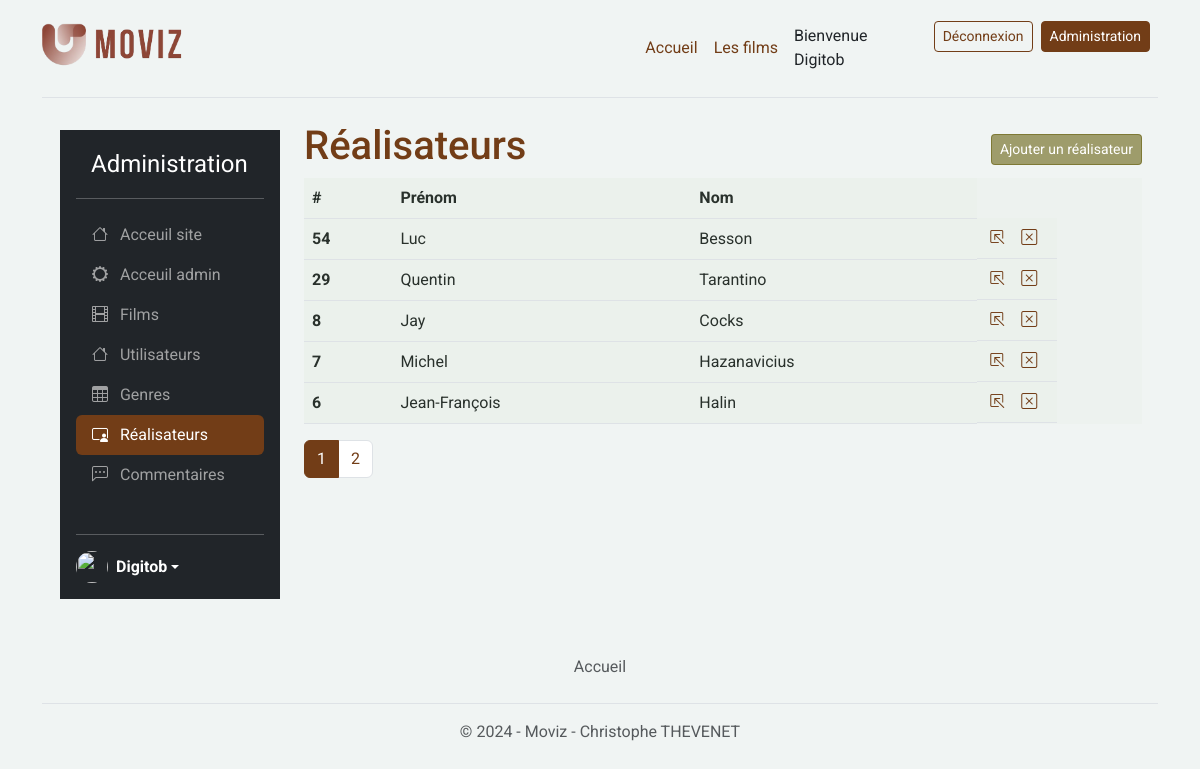
Screenshot of /index.php?controller=admin&action=directors (signed in) with the database file from the repository.
### tables this page shows
CREATE TABLE `director` (
  `id` int(11) NOT NULL,
  `first_name` varchar(255) NOT NULL,
  `last_name` varchar(255) NOT NULL
);

### index.php (called while the page is built, shortened)
<?php
$controller = new Controller();
$controller->route();

### App/Security/Security.php (called while the page is built, shortened)
<?php
class Security
{
    public static function navigateTo(string $controller, string $action): string
    {
        return 'index.php?controller=' . $controller . '&action=' . $action;
    }
}

### App/Db/Mysql.php (called while the page is built, shortened)
<?php
class Mysql
{
    private $db_name;
    private $db_user;
    private $db_password;
    private $db_port;
    private $db_host;
    private $pdo = null;
    private static $_instance = null;
    private function __construct()
    {
        if (_DB_PORT_ !== null) {
            $this->db_port = _DB_PORT_;
        }
        if  (_DB_HOST_ !== null) {
            $this->db_host = _DB_HOST_;
        }
    }
    public static function getInstance():self
    {
        if (is_null(self::$_instance)) {
            self::$_instance = new Mysql();
        }
        return self::$_instance;
    }
    public function getPDO():\PDO
    {
        if (is_null($this->pdo)) {
            $this->pdo = new \PDO('mysql:dbname=' . $this->db_name . ';charset=utf8;host=' . $this->db_host.':'.$this->db_port, $this->db_user, $this->db_password);
        }
        return $this->pdo;
    }
}

### App/Repository/Repository.php (called while the page is built, shortened)
<?php
class Repository
{
    public function __construct()
    {
        $mysql = Mysql::getInstance();
        $this->pdo = $mysql->getPDO();
    }
}

### App/Repository/DirectorRepository.php (called while the page is built, shortened)
<?php
class DirectorRepository extends Repository
{
    public function findAll(int $limit = null, int $page = null): array|bool
    {
        $sql = "SELECT * FROM director ORDER BY director.id DESC";
        if ($limit && $page) {
            $sql .= " LIMIT :offest, :limit";
        }
        $query = $this->pdo->prepare($sql);
        if ($limit) {
            $query->bindValue(":limit", $limit, PDO::PARAM_INT);
        }
        if ($page) {
            $offset = ($page - 1) * $limit;
            $query->bindValue(":offest", $offset, PDO::PARAM_INT);
        }
        $query->execute();
        $directors = $query->fetchAll($this->pdo::FETCH_ASSOC);
        $directorsArray = [];
        if ($directors) {
            foreach ($directors as $director) {
                $directorsArray[] = Director::createAndHydrate($director);
            }
            return $directorsArray;
        } else {
            return false;
        }
    }
    public function getTotalDirector(): int|bool
    {
        $query = $this->pdo->prepare("SELECT COUNT(*) as total FROM director");
        $query->execute();
        $result = $query->fetch(PDO::FETCH_ASSOC);
        return $result['total'];
    }
}

### App/Entity/Entity.php (called while the page is built, shortened)
<?php
class Entity
{
    public static function createAndHydrate(array $data): static
    {
        $entity = new static();
        $entity->hydrate($data);
        return $entity;
    }
    public function hydrate(array $data)
    {
        if (count($data) > 0) {
            foreach ($data as $key => $value) {
                $methodName = 'set' . StringTools::toPascalCase($key);
            }
        }
    }
}

### App/Tools/StringTools.php (called while the page is built, shortened)
<?php
class StringTools
{
    public static function toCamelCase(string $value, $pascalCase = false): string
    {
        $value = ucwords(str_replace(array('-', '_'), ' ', $value));
        $value = str_replace(' ', '', $value);
        if ($pascalCase === false) {
            return lcfirst($value);
        } else {
            return $value;
        }
    }
    public static function toPascalCase(string $value): string
    {
        return self::toCamelCase($value, true);
    }
}

### App/Entity/Director.php (called while the page is built, shortened)
<?php
class Director extends Entity
{
    protected ?int $id = null;
    protected ?string $firstName = '';
    protected ?string $lastName = '';
    public function getId(): ?int
    {
        return $this->id;
    }
    public function setId(?int $id): self
    {
        $this->id = $id;
        return $this;
    }
    public function getFirstName(): ?string
    {
        return $this->firstName;
    }
    public function setFirstName(?string $firstName): self
    {
        $this->firstName = $firstName;
        return $this;
    }
    public function getLastName(): ?string
    {
        return $this->lastName;
    }
    public function setLastName(?string $lastName): self
    {
        $this->lastName = $lastName;
        return $this;
    }
}

### templates/admin/directors-list.php (the view, shortened to what this page needs)
<?php
require_once dirname(__DIR__) . "/header.php";
if (isset($_GET["pages"])) {
    $pages = (int)$_GET["pages"];
} else {
    $pages = 1;
}
$directorRepository = new DirectorRepository();
$totalDirectors = $directorRepository->getTotalDirector();
$totalPages = ceil($totalDirectors / _ADMIN_ITEM_PER_PAGE_);
?>
<section class="w-100 mx-3">
    <div class="admin-title-button">
        <h1>Réalisateurs</h1>
        <a href="<?= Security::navigateTo('admin', 'director') ?>">
            <button type="button" class="btn btn-secondary btn-sm">Ajouter un réalisateur</button>
        </a>
    </div>
    <table class="table">
        <thead>
            <tr>
                <th scope="col">#</th>
                <th scope="col">Prénom</th>
                <th scope="col">Nom</th>
            </tr>
        </thead>
        <tbody>
            <?php foreach ($directors as $director) {
                 ?>
                <tr>
                    <th scope="row"><?= $director->getId() ?></th>
                    <td><?= $director->getFirstName() ?></td>
                    <td><?= $director->getLastName() ?></td>
                    <td class="logo-article">
                        <a href="<?= Security::navigateTo('admin', 'director') ?><?= $director->getId() ? '&id=' . $director->getId() : '' ?>" class="nav-link" aria-current="page">
                            <i class="bi bi-box-arrow-in-up-left me-2"></i>
                        </a>
                        <a href="<?= Security::navigateTo('admin', 'director-delete') ?><?= $director->getId() ? '&id=' . $director->getId() : '' ?>" class="nav-link" aria-current="page" onclick="return confirm('Êtes-vous sûr de vouloir supprimer cet article ?')">
                            <i class=" bi bi-x-square me-2"></i>
                        </a>
                    </td>
                </tr>
            <?php } ?>
        </tbody>
    </table>
    <?php if ($totalPages > 1) { ?>
        <nav aria-label="Page navigation example">
            <ul class="pagination">
                <?php for ($i = 1; $i <= $totalPages; $i++) { ?>
                    <li class="page-item <?= ($i === $pages) ? "active" : '' ?>">
                        <a class="page-link" href="?controller=admin&action=directors&pages=<?= $i; ?>"><?= $i ?></a>
                    </li>
                <?php } ?>
            </ul>
        </nav>
    <?php } ?>
</section>
<?php
require_once dirname(__DIR__) . "/footer.php";
?>

### assets/css/custom.css (style rules this page uses)
* { margin: 0; padding: 0; font-family: 'Roboto', sans-serif; }
body { min-height: 100vh; background-color: rgba(230, 237, 235, 0.564); display: flex; justify-content: flex-start; flex-direction: column; align-items: center; }
.admin-title-button { display: flex; justify-content: space-between; align-items: center; }
section { height: auto; }

### rows the page displays
director: id "54", first_name "Luc", last_name "Besson"
director: id "29", first_name "Quentin", last_name "Tarantino"
director: id "8", first_name "Jay", last_name "Cocks"
director: id "7", first_name "Michel", last_name "Hazanavicius"
director: id "6", first_name "Jean-François", last_name "Halin"

### other values shown
$userNickname "Digitob"
